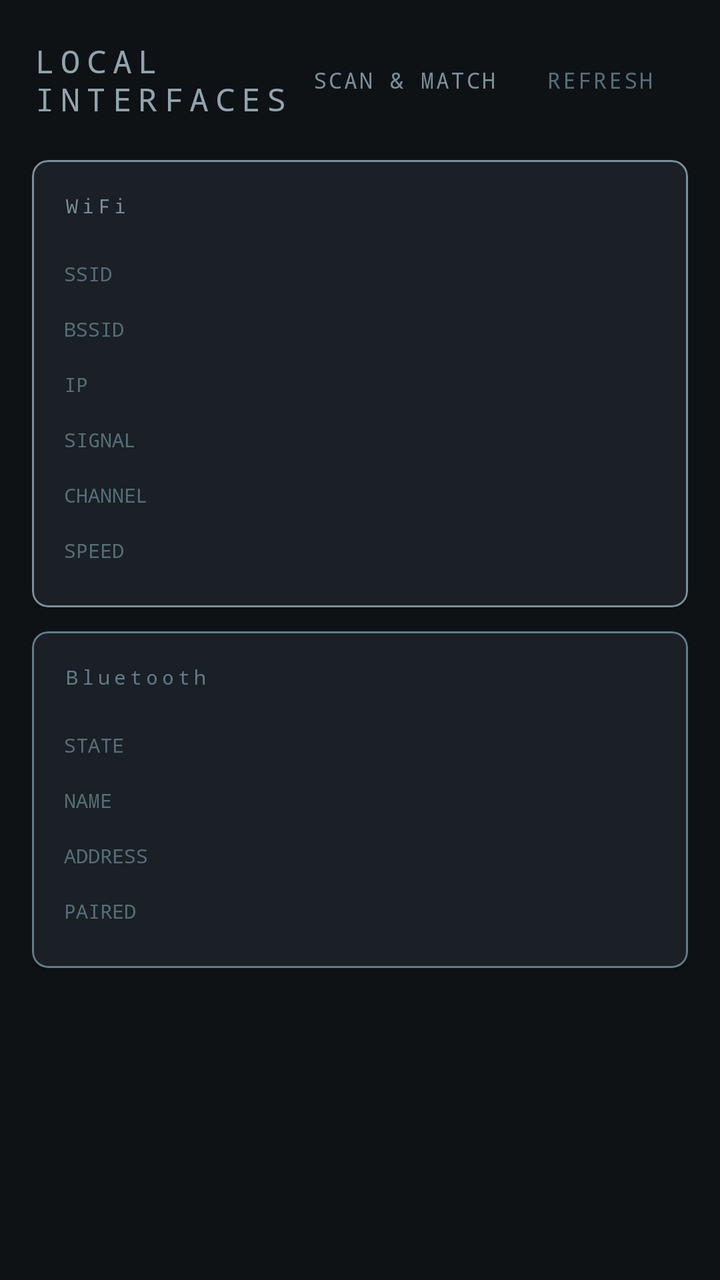
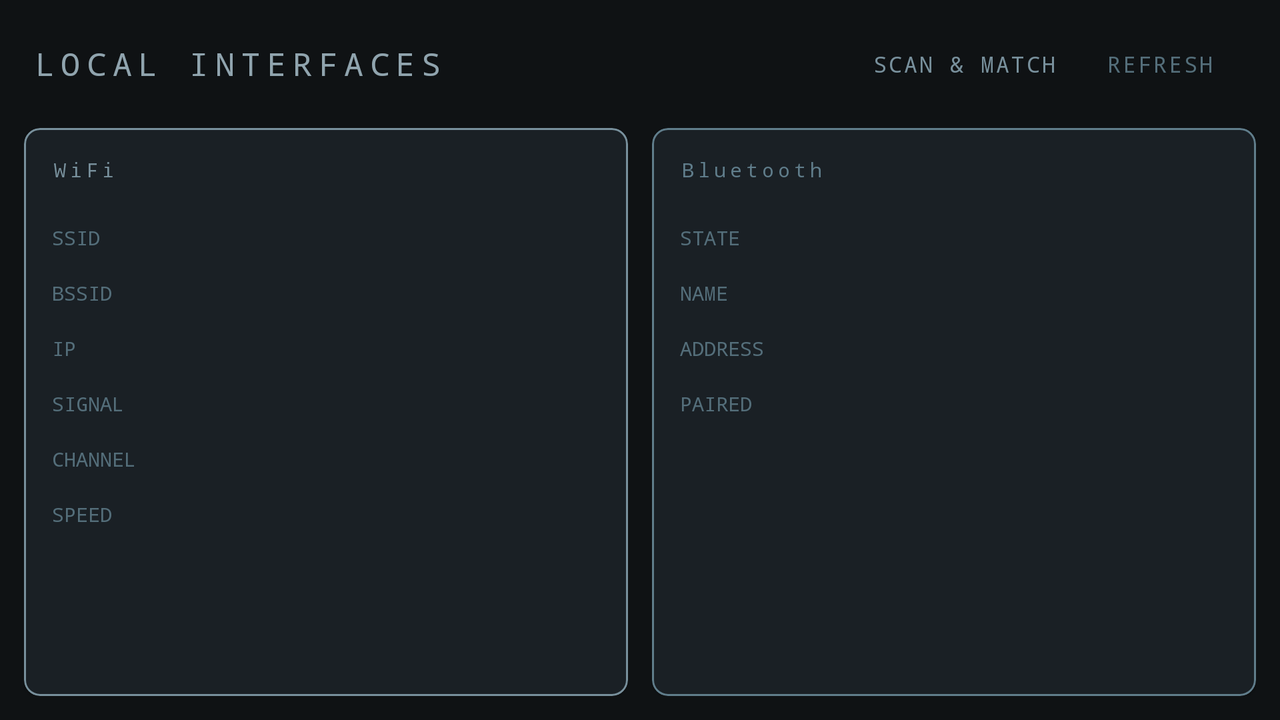

First picture: res/layout/ on a phone held upright. Second picture: the repository's own variant of that layout, on a device whose configuration matches the variant's folder. Source for both follows.
<!-- AndroidManifest.xml: application theme Theme.KismetMobile -->
<!-- res/layout/fragment_local_device.xml -->
<?xml version="1.0" encoding="utf-8"?>
<ScrollView xmlns:android="http://schemas.android.com/apk/res/android"
    xmlns:app="http://schemas.android.com/apk/res-auto"
    android:layout_width="match_parent"
    android:layout_height="match_parent"
    android:background="@color/bg_primary">

    <LinearLayout
        android:layout_width="match_parent"
        android:layout_height="wrap_content"
        android:orientation="vertical"
        android:padding="16dp">

        
        <LinearLayout
            android:id="@+id/layout_permission_banner"
            android:layout_width="match_parent"
            android:layout_height="wrap_content"
            android:orientation="vertical"
            android:background="@color/bg_surface"
            android:padding="16dp"
            android:layout_marginBottom="12dp"
            android:visibility="gone">

            <TextView
                android:layout_width="match_parent"
                android:layout_height="wrap_content"
                android:text="PERMISSIONS REQUIRED"
                android:textColor="@color/accent_red"
                android:textSize="11sp"
                android:fontFamily="monospace"
                android:letterSpacing="0.1"
                android:layout_marginBottom="6dp" />

            <TextView
                android:layout_width="match_parent"
                android:layout_height="wrap_content"
                android:text="Location, Bluetooth Scan, and Bluetooth Connect permissions are needed to scan for nearby devices and match against the Kismet server."
                android:textColor="@color/text_secondary"
                android:textSize="12sp"
                android:fontFamily="monospace"
                android:layout_marginBottom="12dp" />

            <com.google.android.material.button.MaterialButton
                android:id="@+id/btn_grant_permissions"
                android:layout_width="match_parent"
                android:layout_height="wrap_content"
                android:text="GRANT PERMISSIONS"
                android:textColor="@color/bg_primary"
                android:fontFamily="monospace"
                app:backgroundTint="@color/accent_green" />
        </LinearLayout>

        <LinearLayout
            android:layout_width="match_parent"
            android:layout_height="wrap_content"
            android:orientation="horizontal"
            android:gravity="center_vertical"
            android:layout_marginBottom="16dp">
            <TextView
                android:layout_width="0dp"
                android:layout_height="wrap_content"
                android:layout_weight="1"
                android:text="LOCAL INTERFACES"
                android:textColor="@color/accent_green"
                android:textSize="16sp"
                android:fontFamily="monospace"
                android:letterSpacing="0.2" />
            <com.google.android.material.button.MaterialButton
                android:id="@+id/btn_scan_match"
                style="@style/Widget.MaterialComponents.Button.TextButton"
                android:layout_width="wrap_content"
                android:layout_height="wrap_content"
                android:text="SCAN &amp; MATCH"
                android:textColor="@color/accent_cyan"
                android:fontFamily="monospace"
                android:textSize="11sp" />
            <com.google.android.material.button.MaterialButton
                android:id="@+id/btn_refresh"
                style="@style/Widget.MaterialComponents.Button.TextButton"
                android:layout_width="wrap_content"
                android:layout_height="wrap_content"
                android:text="REFRESH"
                android:textColor="@color/text_secondary"
                android:fontFamily="monospace"
                android:textSize="11sp" />
        </LinearLayout>

        
        <com.google.android.material.card.MaterialCardView
            android:layout_width="match_parent"
            android:layout_height="wrap_content"
            android:layout_marginBottom="12dp"
            app:cardBackgroundColor="@color/bg_surface"
            app:cardCornerRadius="8dp"
            app:strokeColor="@color/phy_wifi"
            app:strokeWidth="1dp">
            <LinearLayout android:layout_width="match_parent" android:layout_height="wrap_content"
                android:orientation="vertical" android:padding="16dp">

                <TextView android:text="WiFi" android:textColor="@color/phy_wifi" android:textSize="10sp"
                    android:fontFamily="monospace" android:letterSpacing="0.2" android:layout_marginBottom="12dp"
                    android:layout_width="wrap_content" android:layout_height="wrap_content" />

                <LinearLayout android:layout_width="match_parent" android:layout_height="wrap_content" android:orientation="horizontal" android:paddingVertical="5dp">
                    <TextView android:layout_width="100dp" android:layout_height="wrap_content" android:text="SSID" android:textColor="@color/text_secondary" android:textSize="10sp" android:fontFamily="monospace" />
                    <TextView android:id="@+id/tv_wifi_ssid" android:layout_width="0dp" android:layout_height="wrap_content" android:layout_weight="1" android:textColor="@color/text_primary" android:textSize="13sp" android:fontFamily="monospace" />
                </LinearLayout>
                <LinearLayout android:layout_width="match_parent" android:layout_height="wrap_content" android:orientation="horizontal" android:paddingVertical="5dp">
                    <TextView android:layout_width="100dp" android:layout_height="wrap_content" android:text="BSSID" android:textColor="@color/text_secondary" android:textSize="10sp" android:fontFamily="monospace" />
                    <TextView android:id="@+id/tv_wifi_bssid" android:layout_width="0dp" android:layout_height="wrap_content" android:layout_weight="1" android:textColor="@color/accent_cyan" android:textSize="13sp" android:fontFamily="monospace" />
                </LinearLayout>
                <LinearLayout android:layout_width="match_parent" android:layout_height="wrap_content" android:orientation="horizontal" android:paddingVertical="5dp">
                    <TextView android:layout_width="100dp" android:layout_height="wrap_content" android:text="IP" android:textColor="@color/text_secondary" android:textSize="10sp" android:fontFamily="monospace" />
                    <TextView android:id="@+id/tv_wifi_ip" android:layout_width="0dp" android:layout_height="wrap_content" android:layout_weight="1" android:textColor="@color/text_primary" android:textSize="13sp" android:fontFamily="monospace" />
                </LinearLayout>
                <LinearLayout android:layout_width="match_parent" android:layout_height="wrap_content" android:orientation="horizontal" android:paddingVertical="5dp">
                    <TextView android:layout_width="100dp" android:layout_height="wrap_content" android:text="SIGNAL" android:textColor="@color/text_secondary" android:textSize="10sp" android:fontFamily="monospace" />
                    <TextView android:id="@+id/tv_wifi_signal" android:layout_width="0dp" android:layout_height="wrap_content" android:layout_weight="1" android:textColor="@color/text_primary" android:textSize="13sp" android:fontFamily="monospace" />
                </LinearLayout>
                <LinearLayout android:layout_width="match_parent" android:layout_height="wrap_content" android:orientation="horizontal" android:paddingVertical="5dp">
                    <TextView android:layout_width="100dp" android:layout_height="wrap_content" android:text="CHANNEL" android:textColor="@color/text_secondary" android:textSize="10sp" android:fontFamily="monospace" />
                    <TextView android:id="@+id/tv_wifi_channel" android:layout_width="0dp" android:layout_height="wrap_content" android:layout_weight="1" android:textColor="@color/text_primary" android:textSize="13sp" android:fontFamily="monospace" />
                </LinearLayout>
                <LinearLayout android:layout_width="match_parent" android:layout_height="wrap_content" android:orientation="horizontal" android:paddingVertical="5dp">
                    <TextView android:layout_width="100dp" android:layout_height="wrap_content" android:text="SPEED" android:textColor="@color/text_secondary" android:textSize="10sp" android:fontFamily="monospace" />
                    <TextView android:id="@+id/tv_wifi_speed" android:layout_width="0dp" android:layout_height="wrap_content" android:layout_weight="1" android:textColor="@color/text_primary" android:textSize="13sp" android:fontFamily="monospace" />
                </LinearLayout>
            </LinearLayout>
        </com.google.android.material.card.MaterialCardView>

        
        <com.google.android.material.card.MaterialCardView
            android:layout_width="match_parent"
            android:layout_height="wrap_content"
            android:layout_marginBottom="12dp"
            app:cardBackgroundColor="@color/bg_surface"
            app:cardCornerRadius="8dp"
            app:strokeColor="@color/phy_bt"
            app:strokeWidth="1dp">
            <LinearLayout android:layout_width="match_parent" android:layout_height="wrap_content"
                android:orientation="vertical" android:padding="16dp">

                <TextView android:text="Bluetooth" android:textColor="@color/phy_bt" android:textSize="10sp"
                    android:fontFamily="monospace" android:letterSpacing="0.2" android:layout_marginBottom="12dp"
                    android:layout_width="wrap_content" android:layout_height="wrap_content" />

                <LinearLayout android:layout_width="match_parent" android:layout_height="wrap_content" android:orientation="horizontal" android:paddingVertical="5dp">
                    <TextView android:layout_width="100dp" android:layout_height="wrap_content" android:text="STATE" android:textColor="@color/text_secondary" android:textSize="10sp" android:fontFamily="monospace" />
                    <TextView android:id="@+id/tv_bt_state" android:layout_width="0dp" android:layout_height="wrap_content" android:layout_weight="1" android:textColor="@color/text_primary" android:textSize="13sp" android:fontFamily="monospace" />
                </LinearLayout>
                <LinearLayout android:layout_width="match_parent" android:layout_height="wrap_content" android:orientation="horizontal" android:paddingVertical="5dp">
                    <TextView android:layout_width="100dp" android:layout_height="wrap_content" android:text="NAME" android:textColor="@color/text_secondary" android:textSize="10sp" android:fontFamily="monospace" />
                    <TextView android:id="@+id/tv_bt_name" android:layout_width="0dp" android:layout_height="wrap_content" android:layout_weight="1" android:textColor="@color/text_primary" android:textSize="13sp" android:fontFamily="monospace" />
                </LinearLayout>
                <LinearLayout android:layout_width="match_parent" android:layout_height="wrap_content" android:orientation="horizontal" android:paddingVertical="5dp">
                    <TextView android:layout_width="100dp" android:layout_height="wrap_content" android:text="ADDRESS" android:textColor="@color/text_secondary" android:textSize="10sp" android:fontFamily="monospace" />
                    <TextView android:id="@+id/tv_bt_address" android:layout_width="0dp" android:layout_height="wrap_content" android:layout_weight="1" android:textColor="@color/accent_cyan" android:textSize="13sp" android:fontFamily="monospace" />
                </LinearLayout>
                <LinearLayout android:layout_width="match_parent" android:layout_height="wrap_content" android:orientation="horizontal" android:paddingVertical="5dp">
                    <TextView android:layout_width="100dp" android:layout_height="wrap_content" android:text="PAIRED" android:textColor="@color/text_secondary" android:textSize="10sp" android:fontFamily="monospace" />
                    <TextView android:id="@+id/tv_bt_paired" android:layout_width="0dp" android:layout_height="wrap_content" android:layout_weight="1" android:textColor="@color/text_primary" android:textSize="13sp" android:fontFamily="monospace" />
                </LinearLayout>
                <TextView
                    android:id="@+id/tv_bt_paired_list"
                    android:layout_width="match_parent"
                    android:layout_height="wrap_content"
                    android:textColor="@color/text_secondary"
                    android:textSize="11sp"
                    android:fontFamily="monospace"
                    android:layout_marginTop="8dp"
                    android:visibility="gone" />
            </LinearLayout>
        </com.google.android.material.card.MaterialCardView>

    </LinearLayout>
</ScrollView>
<!-- resources referenced by this layout -->
<resources>
  <color name="accent_cyan">#78909C</color>
  <color name="accent_green">#90A4AE</color>
  <color name="accent_red">#EF5350</color>
  <color name="bg_primary">#0F1214</color>
  <color name="bg_surface">#1A2025</color>
  <color name="phy_bt">#607D8B</color>
  <color name="phy_wifi">#78909C</color>
  <color name="text_primary">#CFD8DC</color>
  <color name="text_secondary">#546E7A</color>
  <style name="Theme.KismetMobile" parent="Theme.MaterialComponents.DayNight.NoActionBar">
          <item name="colorPrimary">@color/accent_green</item>
          <item name="colorPrimaryVariant">@color/bg_surface</item>
          <item name="colorOnPrimary">@color/bg_primary</item>
          <item name="colorSecondary">@color/accent_cyan</item>
          <item name="colorOnSecondary">@color/bg_primary</item>
          <item name="colorSurface">@color/bg_surface</item>
          <item name="colorOnSurface">@color/text_primary</item>
          <item name="android:colorBackground">@color/bg_primary</item>
          <item name="colorOnBackground">@color/text_primary</item>
          <item name="android:statusBarColor">@color/bg_primary</item>
          <item name="android:navigationBarColor">@color/bg_surface</item>
          <item name="android:windowLightStatusBar">false</item>
          <item name="android:textColorPrimary">@color/text_primary</item>
          <item name="android:textColorSecondary">@color/text_secondary</item>
          <item name="colorControlActivated">@color/accent_green</item>
          <item name="colorControlNormal">@color/text_secondary</item>
          <item name="android:colorControlHighlight">#1A90A4AE</item>
      </style>
</resources>
<!-- res/layout-land/fragment_local_device.xml (the repository's variant of the layout above) -->
<!-- drawn on the phone turned sideways -->
<?xml version="1.0" encoding="utf-8"?>
<LinearLayout xmlns:android="http://schemas.android.com/apk/res/android"
    xmlns:app="http://schemas.android.com/apk/res-auto"
    android:layout_width="match_parent"
    android:layout_height="match_parent"
    android:orientation="vertical"
    android:background="@color/bg_primary">

    
    <LinearLayout
        android:id="@+id/layout_permission_banner"
        android:layout_width="match_parent"
        android:layout_height="wrap_content"
        android:orientation="vertical"
        android:background="@color/bg_surface"
        android:padding="16dp"
        android:layout_marginBottom="8dp"
        android:visibility="gone">

        <TextView
            android:layout_width="match_parent"
            android:layout_height="wrap_content"
            android:text="PERMISSIONS REQUIRED"
            android:textColor="@color/accent_red"
            android:textSize="11sp"
            android:fontFamily="monospace"
            android:letterSpacing="0.1"
            android:layout_marginBottom="6dp" />

        <TextView
            android:layout_width="match_parent"
            android:layout_height="wrap_content"
            android:text="Location, Bluetooth Scan, and Bluetooth Connect permissions are needed to scan for nearby devices and match against the Kismet server."
            android:textColor="@color/text_secondary"
            android:textSize="12sp"
            android:fontFamily="monospace"
            android:layout_marginBottom="12dp" />

        <com.google.android.material.button.MaterialButton
            android:id="@+id/btn_grant_permissions"
            android:layout_width="match_parent"
            android:layout_height="wrap_content"
            android:text="GRANT PERMISSIONS"
            android:textColor="@color/bg_primary"
            android:fontFamily="monospace"
            app:backgroundTint="@color/accent_green" />
    </LinearLayout>

    
    <LinearLayout
        android:layout_width="match_parent"
        android:layout_height="wrap_content"
        android:orientation="horizontal"
        android:gravity="center_vertical"
        android:paddingHorizontal="16dp"
        android:paddingTop="8dp"
        android:paddingBottom="8dp">

        <TextView
            android:layout_width="0dp"
            android:layout_height="wrap_content"
            android:layout_weight="1"
            android:text="LOCAL INTERFACES"
            android:textColor="@color/accent_green"
            android:textSize="16sp"
            android:fontFamily="monospace"
            android:letterSpacing="0.2" />

        <com.google.android.material.button.MaterialButton
            android:id="@+id/btn_scan_match"
            style="@style/Widget.MaterialComponents.Button.TextButton"
            android:layout_width="wrap_content"
            android:layout_height="wrap_content"
            android:text="SCAN &amp; MATCH"
            android:textColor="@color/accent_cyan"
            android:fontFamily="monospace"
            android:textSize="11sp" />

        <com.google.android.material.button.MaterialButton
            android:id="@+id/btn_refresh"
            style="@style/Widget.MaterialComponents.Button.TextButton"
            android:layout_width="wrap_content"
            android:layout_height="wrap_content"
            android:text="REFRESH"
            android:textColor="@color/text_secondary"
            android:fontFamily="monospace"
            android:textSize="11sp" />
    </LinearLayout>

    
    <LinearLayout
        android:layout_width="match_parent"
        android:layout_height="0dp"
        android:layout_weight="1"
        android:orientation="horizontal"
        android:paddingHorizontal="12dp"
        android:paddingBottom="12dp">

        
        <com.google.android.material.card.MaterialCardView
            android:layout_width="0dp"
            android:layout_height="match_parent"
            android:layout_weight="1"
            android:layout_marginEnd="6dp"
            app:cardBackgroundColor="@color/bg_surface"
            app:cardCornerRadius="8dp"
            app:strokeColor="@color/phy_wifi"
            app:strokeWidth="1dp">
            <ScrollView android:layout_width="match_parent" android:layout_height="match_parent">
                <LinearLayout android:layout_width="match_parent" android:layout_height="wrap_content"
                    android:orientation="vertical" android:padding="14dp">

                    <TextView android:text="WiFi" android:textColor="@color/phy_wifi" android:textSize="10sp"
                        android:fontFamily="monospace" android:letterSpacing="0.2" android:layout_marginBottom="12dp"
                        android:layout_width="wrap_content" android:layout_height="wrap_content" />

                    <LinearLayout android:layout_width="match_parent" android:layout_height="wrap_content" android:orientation="horizontal" android:paddingVertical="5dp">
                        <TextView android:layout_width="90dp" android:layout_height="wrap_content" android:text="SSID" android:textColor="@color/text_secondary" android:textSize="10sp" android:fontFamily="monospace" />
                        <TextView android:id="@+id/tv_wifi_ssid" android:layout_width="0dp" android:layout_height="wrap_content" android:layout_weight="1" android:textColor="@color/text_primary" android:textSize="13sp" android:fontFamily="monospace" />
                    </LinearLayout>
                    <LinearLayout android:layout_width="match_parent" android:layout_height="wrap_content" android:orientation="horizontal" android:paddingVertical="5dp">
                        <TextView android:layout_width="90dp" android:layout_height="wrap_content" android:text="BSSID" android:textColor="@color/text_secondary" android:textSize="10sp" android:fontFamily="monospace" />
                        <TextView android:id="@+id/tv_wifi_bssid" android:layout_width="0dp" android:layout_height="wrap_content" android:layout_weight="1" android:textColor="@color/accent_cyan" android:textSize="13sp" android:fontFamily="monospace" />
                    </LinearLayout>
                    <LinearLayout android:layout_width="match_parent" android:layout_height="wrap_content" android:orientation="horizontal" android:paddingVertical="5dp">
                        <TextView android:layout_width="90dp" android:layout_height="wrap_content" android:text="IP" android:textColor="@color/text_secondary" android:textSize="10sp" android:fontFamily="monospace" />
                        <TextView android:id="@+id/tv_wifi_ip" android:layout_width="0dp" android:layout_height="wrap_content" android:layout_weight="1" android:textColor="@color/text_primary" android:textSize="13sp" android:fontFamily="monospace" />
                    </LinearLayout>
                    <LinearLayout android:layout_width="match_parent" android:layout_height="wrap_content" android:orientation="horizontal" android:paddingVertical="5dp">
                        <TextView android:layout_width="90dp" android:layout_height="wrap_content" android:text="SIGNAL" android:textColor="@color/text_secondary" android:textSize="10sp" android:fontFamily="monospace" />
                        <TextView android:id="@+id/tv_wifi_signal" android:layout_width="0dp" android:layout_height="wrap_content" android:layout_weight="1" android:textColor="@color/text_primary" android:textSize="13sp" android:fontFamily="monospace" />
                    </LinearLayout>
                    <LinearLayout android:layout_width="match_parent" android:layout_height="wrap_content" android:orientation="horizontal" android:paddingVertical="5dp">
                        <TextView android:layout_width="90dp" android:layout_height="wrap_content" android:text="CHANNEL" android:textColor="@color/text_secondary" android:textSize="10sp" android:fontFamily="monospace" />
                        <TextView android:id="@+id/tv_wifi_channel" android:layout_width="0dp" android:layout_height="wrap_content" android:layout_weight="1" android:textColor="@color/text_primary" android:textSize="13sp" android:fontFamily="monospace" />
                    </LinearLayout>
                    <LinearLayout android:layout_width="match_parent" android:layout_height="wrap_content" android:orientation="horizontal" android:paddingVertical="5dp">
                        <TextView android:layout_width="90dp" android:layout_height="wrap_content" android:text="SPEED" android:textColor="@color/text_secondary" android:textSize="10sp" android:fontFamily="monospace" />
                        <TextView android:id="@+id/tv_wifi_speed" android:layout_width="0dp" android:layout_height="wrap_content" android:layout_weight="1" android:textColor="@color/text_primary" android:textSize="13sp" android:fontFamily="monospace" />
                    </LinearLayout>
                </LinearLayout>
            </ScrollView>
        </com.google.android.material.card.MaterialCardView>

        
        <com.google.android.material.card.MaterialCardView
            android:layout_width="0dp"
            android:layout_height="match_parent"
            android:layout_weight="1"
            android:layout_marginStart="6dp"
            app:cardBackgroundColor="@color/bg_surface"
            app:cardCornerRadius="8dp"
            app:strokeColor="@color/phy_bt"
            app:strokeWidth="1dp">
            <ScrollView android:layout_width="match_parent" android:layout_height="match_parent">
                <LinearLayout android:layout_width="match_parent" android:layout_height="wrap_content"
                    android:orientation="vertical" android:padding="14dp">

                    <TextView android:text="Bluetooth" android:textColor="@color/phy_bt" android:textSize="10sp"
                        android:fontFamily="monospace" android:letterSpacing="0.2" android:layout_marginBottom="12dp"
                        android:layout_width="wrap_content" android:layout_height="wrap_content" />

                    <LinearLayout android:layout_width="match_parent" android:layout_height="wrap_content" android:orientation="horizontal" android:paddingVertical="5dp">
                        <TextView android:layout_width="90dp" android:layout_height="wrap_content" android:text="STATE" android:textColor="@color/text_secondary" android:textSize="10sp" android:fontFamily="monospace" />
                        <TextView android:id="@+id/tv_bt_state" android:layout_width="0dp" android:layout_height="wrap_content" android:layout_weight="1" android:textColor="@color/text_primary" android:textSize="13sp" android:fontFamily="monospace" />
                    </LinearLayout>
                    <LinearLayout android:layout_width="match_parent" android:layout_height="wrap_content" android:orientation="horizontal" android:paddingVertical="5dp">
                        <TextView android:layout_width="90dp" android:layout_height="wrap_content" android:text="NAME" android:textColor="@color/text_secondary" android:textSize="10sp" android:fontFamily="monospace" />
                        <TextView android:id="@+id/tv_bt_name" android:layout_width="0dp" android:layout_height="wrap_content" android:layout_weight="1" android:textColor="@color/text_primary" android:textSize="13sp" android:fontFamily="monospace" />
                    </LinearLayout>
                    <LinearLayout android:layout_width="match_parent" android:layout_height="wrap_content" android:orientation="horizontal" android:paddingVertical="5dp">
                        <TextView android:layout_width="90dp" android:layout_height="wrap_content" android:text="ADDRESS" android:textColor="@color/text_secondary" android:textSize="10sp" android:fontFamily="monospace" />
                        <TextView android:id="@+id/tv_bt_address" android:layout_width="0dp" android:layout_height="wrap_content" android:layout_weight="1" android:textColor="@color/accent_cyan" android:textSize="13sp" android:fontFamily="monospace" />
                    </LinearLayout>
                    <LinearLayout android:layout_width="match_parent" android:layout_height="wrap_content" android:orientation="horizontal" android:paddingVertical="5dp">
                        <TextView android:layout_width="90dp" android:layout_height="wrap_content" android:text="PAIRED" android:textColor="@color/text_secondary" android:textSize="10sp" android:fontFamily="monospace" />
                        <TextView android:id="@+id/tv_bt_paired" android:layout_width="0dp" android:layout_height="wrap_content" android:layout_weight="1" android:textColor="@color/text_primary" android:textSize="13sp" android:fontFamily="monospace" />
                    </LinearLayout>
                    <TextView
                        android:id="@+id/tv_bt_paired_list"
                        android:layout_width="match_parent"
                        android:layout_height="wrap_content"
                        android:textColor="@color/text_secondary"
                        android:textSize="11sp"
                        android:fontFamily="monospace"
                        android:layout_marginTop="8dp"
                        android:visibility="gone" />
                </LinearLayout>
            </ScrollView>
        </com.google.android.material.card.MaterialCardView>

    </LinearLayout>

</LinearLayout>
